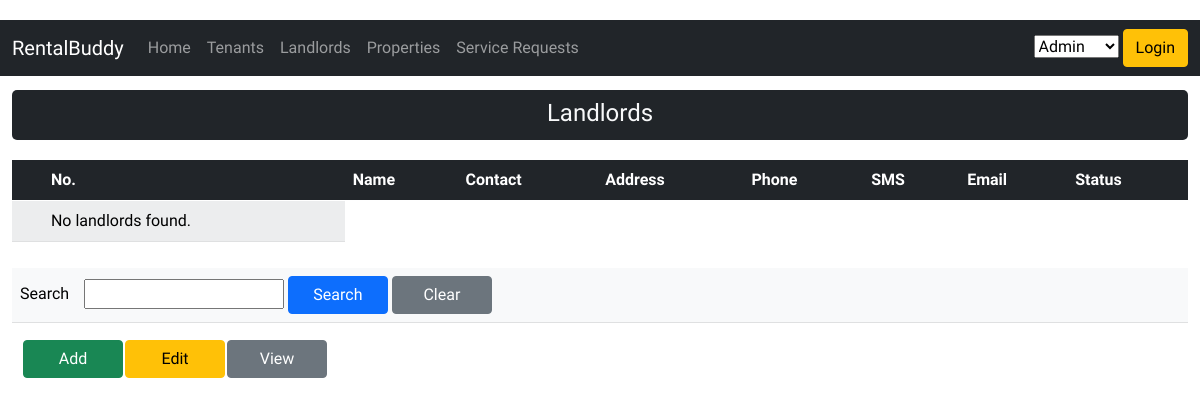
/pages/landlords.php, run on an earlier commit of the app's database.
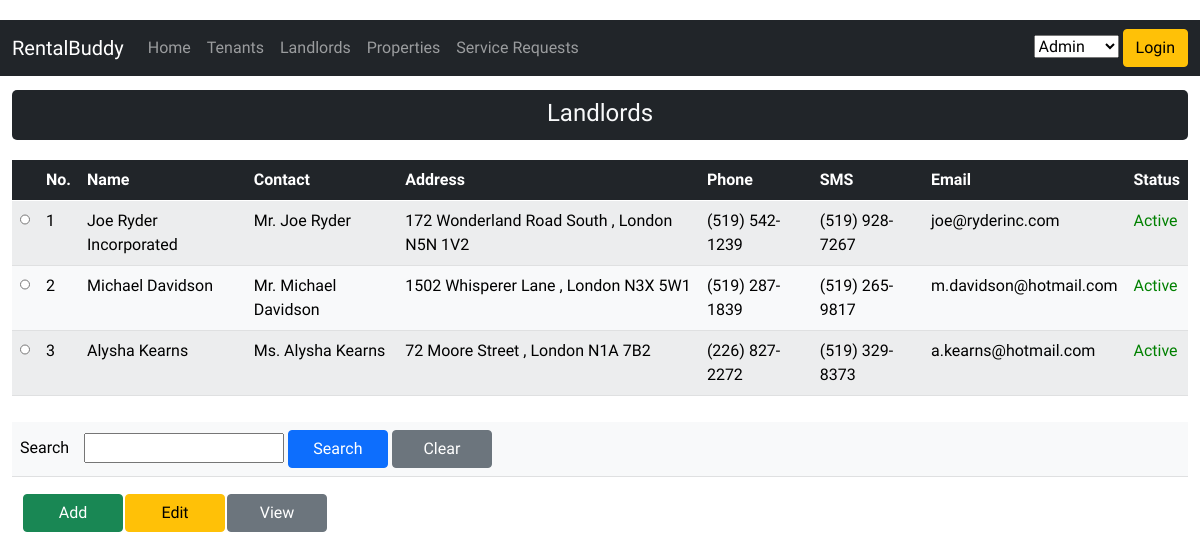
And on a later commit of the database.
### tables this page shows
CREATE TABLE `landlords` (
  `landlord_id` int(11) NOT NULL,
  `legal_name` varchar(50) NOT NULL,
  `salutation_code` varchar(10) DEFAULT NULL,
  `first_name` varchar(50) NOT NULL,
  `last_name` varchar(50) NOT NULL,
  `address_1` varchar(50) NOT NULL,
  `address_2` varchar(50) DEFAULT NULL,
  `city` varchar(50) NOT NULL,
  `province_code` varchar(2) NOT NULL DEFAULT 'ON',
  `postal_code` varchar(10) NOT NULL,
  `phone` varchar(20) NOT NULL,
  `fax` varchar(20) NOT NULL,
  `email` varchar(100) NOT NULL,
  `sms` varchar(20) NOT NULL,
  `status_code` varchar(10) NOT NULL,
  `last_updated` datetime NOT NULL DEFAULT current_timestamp(),
  `last_updated_user_id` varchar(50) NOT NULL
);

CREATE TABLE `codes` (
  `code_id` int(11) NOT NULL,
  `code_type` varchar(20) NOT NULL,
  `code_value` varchar(20) NOT NULL,
  `description` varchar(50) NOT NULL,
  `is_default` int(11) NOT NULL DEFAULT 0,
  `sort_order` int(11) NOT NULL DEFAULT 0,
  `is_enabled` tinyint(1) NOT NULL DEFAULT 1,
  `css_styling` varchar(200) DEFAULT NULL
);

### pages/common.php (called while the page is built, shortened)
<?php
function formatPhone($phone) {
    $fPhone = trim($phone);
    $fPhone = "(" . substr($fPhone, 0, 3) . ") " . substr($fPhone, 3, 3) . "-" . substr($fPhone, 6, 4);
    return $fPhone;
}
    ?>

### dal/landlords_dal.php (the view, shortened to what this page needs)
<?php
require_once("../pages/common.php");
function getLandlords()
{
    $db_conn = connectDB();
    $querySQL = "select
            l.landlord_id
            , l.legal_name
            , trim( concat(ifnull(salutations.description, ''), ' ', l.first_name, ' ', l.last_name ) ) as full_name
            , trim( concat(l.address_1, ' ', ifnull(l.address_2, ''), ', ', l.city, ' ', l.postal_code) ) as address
            , l.phone
            , l.sms
            , l.email
            , status_codes.description as status_code
        from landlords l
        inner join codes salutations on salutations.code_value = l.salutation_code and salutations.code_type = 'salutation'
        inner join codes status_codes on status_codes.code_value = l.status_code and status_codes.code_type = 'landlord_status'";
    $querySQL .= " order by l.landlord_id;";
    $text_search = '%' . $_SESSION['text-search'] . '%';
    $data = array(":text_search" => $text_search);
    $stmt = $db_conn->prepare($querySQL);
?>
    <div class="container-fluid">
        <legend class="text-light bg-dark" style="margin-top: 10px">Landlords</legend>
        <table id="table-responsive" class="table table-light table-responsive table-striped">
            <thead class="table-dark">
                <tr>
                    <th scope="col"></th>
                    <th scope="col">No.</th>
                    <th scope="col">Name</th>
                    <th scope="col">Contact</th>
                    <th scope="col">Address</th>
                    <th scope="col">Phone</th>
                    <th scope="col">SMS</th>
                    <th scope="col">Email</th>
                    <th scope="col">Status</th>
                </tr>
            </thead>
            <tbody id="tbody-landlords">
                <?php
                $status = $stmt->execute($data);
                if ($status) {
                    if ($stmt->rowCount() > 0) {
                        while ($row = $stmt->fetch(PDO::FETCH_ASSOC)) {
                ?>
                            <tr>
                                <th><input type="radio" style="width:10px;" name="selected[]" value="<?php echo $row['landlord_id']; ?>"></th>
                                <td><?php echo $row["landlord_id"]; ?></td>
                                <td><?php echo $row["legal_name"]; ?></td>
                                <td><?php echo $row["full_name"]; ?></td>
                                <td><?php echo $row["address"]; ?></td>
                                <td><?php echo formatPhone($row["phone"]); ?></td>
                                <td><?php echo formatPhone($row["sms"]); ?></td>
                                <td><?php echo $row["email"]; ?></td>
                                <td style=" <?php echo ($row["status_code"] === "Active" ? "color: green" : "color: red"); ?>">
                                    <?php echo $row["status_code"] ?> </td>
                            </tr>
                        <?php
                        }
                        ?>
            </tbody>
        </table>
    </div>
<?php
                    } else {
?>
    <tr>
        <td></td>
        <td>No landlords found.</td>
    </tr>
<?php
                    }
                } else {
                    echo "<p>Error: " . $stmt->errorCode() . "<br>Message: " . implode($stmt->errorInfo()) . "</p><br>";
                    $db_conn = null;
                    exit(1);
                }
            }
?>

### pages/landlords.php (shortened to what this page needs)
<!DOCTYPE html>
<html>
<head>
    <link rel="stylesheet" href="../vendor/twbs/bootstrap/dist/css/bootstrap.min.css">
    <link rel="stylesheet" href="https://cdnjs.cloudflare.com/ajax/libs/font-awesome/4.7.0/css/font-awesome.min.css">
    <link href="../css/starter-template.css" rel="stylesheet">
    <?php
    require_once(__ROOT__ . "/common.php");
    ?>
</head>
<body>
    <?php
    require_once("./navigationMenu.php");
    require_once("./search-bar.php");
    require_once("./crud-buttons.php");
    require_once("../dal/landlords_dal.php");
    IF ($_SERVER['REQUEST_METHOD'] == 'GET' || $_SESSION['PAGEMODE'] == "LIST" ) {
        formDisplayLandlords();
    } else if ( $_SESSION['PAGEMODE'] == "ADD" || $_SESSION['PAGEMODE'] == "EDIT" || $_SESSION['PAGEMODE'] == "VIEW" ) {
        switch ($_SESSION['PAGENUM']) {
            case 0:
                $_SESSION['PAGENUM'] = 1;
                if ($_SESSION['PAGEMODE'] == "ADD") {
                    $_SESSION['landlord_id'] = 0;
                    $_SESSION['rowdata'] = array();
                    formLandlord();
                } else if (isset($_POST['selected']) && strlen($_POST['selected'][0] > 0 ) ) {
                    $_SESSION['landlord_id'] = $_POST['selected'][0];
                    getLandlord();
                    formLandlord();
                    getLandlordProperties($_SESSION['landlord_id']);
                } else {
                    formDisplayLandlords();
                }
                break;
            case 1:
                if ( ( isset($_POST['btn-save'] ) ) && ( $_POST['btn-save'] == "Save" ) ) {
                    $err_msgs = validateLandlord();
                    if (count($err_msgs) > 0) {
                        displayErrors($err_msgs);
                        formLandlord();
                    } else {
                        saveLandlord();
                        $_SESSION['PAGENUM'] = 0;
                        unset($_SESSION['rowdata']);
                        $_SESSION['PAGEMODE'] = "LIST";
                        formDisplayLandlords();
                    }
                } else if  ( ( isset($_POST['btn-cancel'] ) ) && ( $_POST['btn-cancel'] == "Cancel" || $_POST['btn-cancel'] == "OK" ) ) {
                    $_SESSION['PAGEMODE'] = "LIST";
                    $_SESSION['PAGENUM'] = 0;
                    unset($_SESSION['landord_id']);
                    unset($_SESSION['rowdata']);
                    formDisplayLandlords();
                }
                break;
            default:
        }
    } else if ($_SESSION['PAGEMODE'] == "LIST") {
        formDisplayLandlords();
    }
    ?>
</body>
</html>
<?php
function formDisplayLandlords()
{
    $fvalue = "";
?>
    <form method="POST">
        <?php
        getLandlords();
        getSearch($fvalue);
        getCRUDButtons();
        ?>
    </form>
<?php }
?>

### pages/navigationMenu.php (shortened to what this page needs)
<?php
require_once(__ROOT__ . "/common.php");
$base_URL = ($_SERVER['HTTPS'] == 'on') ? 'https://' : 'http://';
$base_URL .= $_SERVER['HTTP_HOST'];
?>
<nav class="navbar navbar-expand-md navbar-dark bg-dark fixed-top">
    <div class="container-fluid">
        <a class="navbar-brand" href="<?php echo $base_URL . "/index.php" ?>">RentalBuddy</a>
        <div class="collapse navbar-collapse" id="navbarsExampleDefault">
            <ul class="navbar-nav me-auto mb-2 mb-md-0">
                <li class="nav-item active">
                    <a class="nav-link" aria-current="page" href="<?php echo $base_URL . "/index.php" ?>">Home</a>
                </li>
                <?php
                    if ($_SESSION['CURRENT_USER']['user_role_code'] == 'tenant') { ?>
                        <li class="nav-item">
                            <a class="nav-link" href="<?php echo $base_URL . "/pages/service_request_tenant.php" ?>">My Service Requests</a>
                        </li>
                        <li class="nav-item">
                            <a class="nav-link" href="<?php echo $base_URL . "/pages/lease_info_tenant.php" ?>">My Lease</a>
                        </li>
                <?php
                    } else { ?>
                        <li class="nav-item">
                            <a class="nav-link" href="<?php echo $base_URL . "/pages/tenants.php" ?>">Tenants</a>
                        </li>
                        <li class="nav-item">
                            <a class="nav-link" href="<?php echo $base_URL . "/pages/landlords.php" ?>">Landlords</a>
                        </li>
                        <li class="nav-item">
                            <a class="nav-link" href="<?php echo $base_URL . "/pages/rental_properties.php" ?>">Properties</a>
                        </li>
                        <li class="nav-item">
                            <a class="nav-link" href="<?php echo $base_URL . "/pages/service_request.php" ?>">Service Requests</a>
                        </li>
                <?php
                    }
                ?>
            </ul>
            <div style="float: right;">
                <form id="user" method="POST">
                    <select name="selected-user" style="max-width: 150px !important;">
                        <option value="admin"  <?php if ($_SESSION['CURRENT_USER']['user_id'] == 'admin') { echo 'selected'; }?><?php if ($_SESSION['CURRENT_USER']['user_id'] == 'admin') { echo 'selected'; }?>>Admin</option>
                    </select>
                    <button type="submit" class="btn btn-warning" name="btn-select-user">Login</button>
                </form>
            </div>
        </div>
    </div>
</nav>

### pages/search-bar.php
<?php
function getSearch($fvalue)
{ ?>
    <div class="container-fluid">
        <table class="table table-light">
            <tbody>
                <tr>
                    <div class="input-group">
                        <td>
                            <label for="searchtext" style="max-width: 60px">Search</label>
                            <input type="text" id="text-search" style="width: 200px" class="form-inline" name="text-search" value="<?php echo $fvalue ?>">
                            <input type="submit" class="btn btn-primary btn-crud" name="btn-search" value="Search">
                            <input type="submit" class="btn btn-secondary btn-crud" name="btn-search-clear" value="Clear">
                        </td>
                    </div>
                </tr>
            </tbody>
        </table>
    </div>
<?php
}
?>

### pages/crud-buttons.php
<?php
    function getCRUDButtons() {
?>
    <div class="container-fluid container-crud">
        <table>
                <tr>
                    <td><input type="submit" class="btn btn-success btn-crud" name="btn-add" value="Add"></td>
                    <td><input type="submit" class="btn btn-secondary btn-warning btn-crud" name="btn-edit" value="Edit"></td>
                    <td><input type="submit" class="btn btn-secondary btn-crud" name="btn-view" value="View"></td>
                </tr>
        </table>
    </div>
<?php
    }
?>

### css/starter-template.css (style rules this page uses)
body { padding-top: 5rem; }

### pages/landlords.php (style rules this page uses)
body { font-family: 'Metrophobic', sans-serif; font-size: 16px; }
nav { margin-top: 20px; }
.container-crud { margin-left: 10px; }
.btn-crud { min-width: 100px; }
.form-inline { display: inline-block; }
.input-group { margin-bottom: 10px !important; }
label { width: 180px; justify-content: left !important; }
input[type=text] { width: 280px; }
legend { padding-top: 5px; border-radius: 5px; border: 5px; margin-bottom: 20px; text-align: center; height: 50px; vertical-align: middle !important; }

What changed in the data, as far as the page shows it:
added landlords: landlord_id "1", legal_name "Joe Ryder Incorporated", full_name "Mr. Joe Ryder", address "172 Wonderland Road South , London N5N 1V2", phone "(519) 542-1239", sms "(519) 928-7267", email "joe@ryderinc.com", codes.description "Active"
added landlords: landlord_id "2", legal_name "Michael Davidson", full_name "Mr. Michael Davidson", address "1502 Whisperer Lane , London N3X 5W1", phone "(519) 287-1839", sms "(519) 265-9817", email "m.davidson@hotmail.com", codes.description "Active"
added landlords: landlord_id "3", legal_name "Alysha Kearns", full_name "Ms. Alysha Kearns", address "72 Moore Street , London N1A 7B2", phone "(226) 827-2272", sms "(519) 329-8373", email "a.kearns@hotmail.com", codes.description "Active"
Also different on the page:
text no longer shown: "No landlords found."
